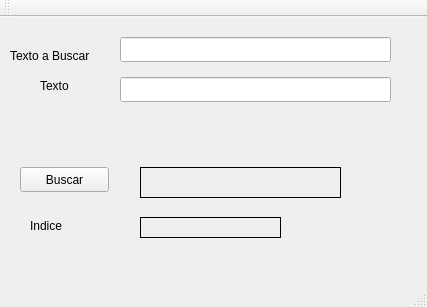
<?xml version="1.0" encoding="UTF-8"?>
<ui version="4.0">
 <class>MainWindow</class>
 <widget class="QMainWindow" name="MainWindow">
  <property name="geometry">
   <rect>
    <x>0</x>
    <y>0</y>
    <width>427</width>
    <height>307</height>
   </rect>
  </property>
  <property name="windowTitle">
   <string>MainWindow</string>
  </property>
  <widget class="QWidget" name="centralWidget">
   <widget class="QLineEdit" name="lineEdit">
    <property name="geometry">
     <rect>
      <x>120</x>
      <y>20</y>
      <width>271</width>
      <height>25</height>
     </rect>
    </property>
   </widget>
   <widget class="QLineEdit" name="lineEdit_2">
    <property name="geometry">
     <rect>
      <x>120</x>
      <y>60</y>
      <width>271</width>
      <height>25</height>
     </rect>
    </property>
   </widget>
   <widget class="QLabel" name="label">
    <property name="geometry">
     <rect>
      <x>10</x>
      <y>30</y>
      <width>101</width>
      <height>17</height>
     </rect>
    </property>
    <property name="text">
     <string>Texto a Buscar</string>
    </property>
   </widget>
   <widget class="QLabel" name="label_2">
    <property name="geometry">
     <rect>
      <x>40</x>
      <y>60</y>
      <width>67</width>
      <height>17</height>
     </rect>
    </property>
    <property name="text">
     <string>Texto</string>
    </property>
   </widget>
   <widget class="QPushButton" name="pushButton">
    <property name="geometry">
     <rect>
      <x>20</x>
      <y>150</y>
      <width>89</width>
      <height>25</height>
     </rect>
    </property>
    <property name="text">
     <string>Buscar</string>
    </property>
   </widget>
   <widget class="QLabel" name="label_3">
    <property name="geometry">
     <rect>
      <x>140</x>
      <y>150</y>
      <width>201</width>
      <height>31</height>
     </rect>
    </property>
    <property name="frameShape">
     <enum>QFrame::Box</enum>
    </property>
    <property name="text">
     <string/>
    </property>
   </widget>
   <widget class="QLabel" name="label_4">
    <property name="geometry">
     <rect>
      <x>140</x>
      <y>200</y>
      <width>141</width>
      <height>21</height>
     </rect>
    </property>
    <property name="frameShape">
     <enum>QFrame::Box</enum>
    </property>
    <property name="text">
     <string/>
    </property>
   </widget>
   <widget class="QLabel" name="label_5">
    <property name="geometry">
     <rect>
      <x>30</x>
      <y>200</y>
      <width>67</width>
      <height>17</height>
     </rect>
    </property>
    <property name="text">
     <string>Indice</string>
    </property>
   </widget>
  </widget>
  <widget class="QMenuBar" name="menuBar">
   <property name="geometry">
    <rect>
     <x>0</x>
     <y>0</y>
     <width>427</width>
     <height>22</height>
    </rect>
   </property>
  </widget>
  <widget class="QToolBar" name="mainToolBar">
   <attribute name="toolBarArea">
    <enum>TopToolBarArea</enum>
   </attribute>
   <attribute name="toolBarBreak">
    <bool>false</bool>
   </attribute>
  </widget>
  <widget class="QStatusBar" name="statusBar"/>
 </widget>
 <layoutdefault spacing="6" margin="11"/>
 <resources/>
 <connections/>
</ui>
